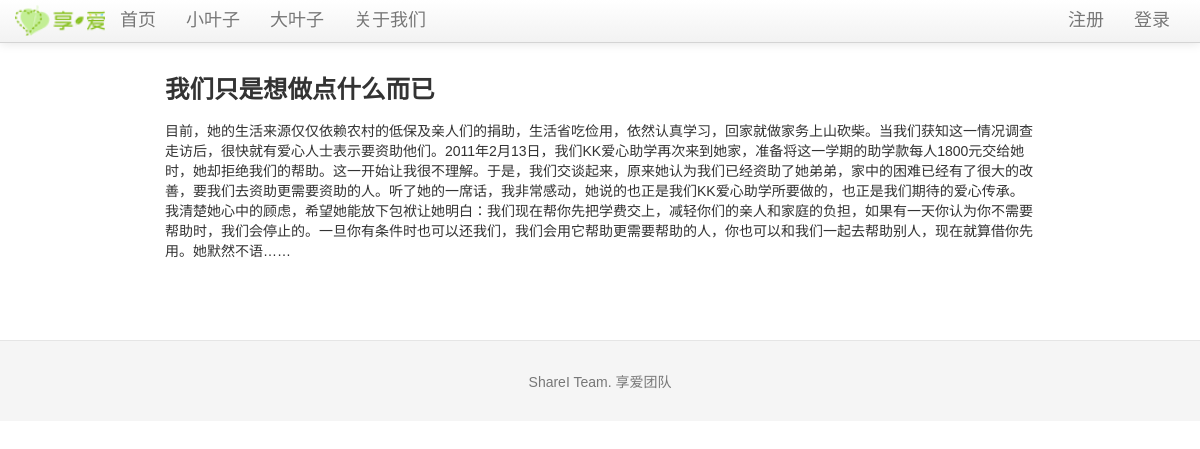
The page /blog/7 on the database its author committed.
### tables this page shows
CREATE TABLE blog (
	blog_id integer primary key autoincrement,
	bleaf_id integer not null,
	lleaf_id integer not null,
	title text not null,
	blogtext text not null,
	createtime TIMESTAMP default (datetime('now', 'localtime'))
);

### sharei.py (the view)
@app.route('/blog/<blog_id>')
def show_blog(blog_id):
    blog = query_db('select * from blog where blog.blog_id = ?', [blog_id], one=True)
    if blog is None:
        error = '不存在此日志'
        return render_template('littleleaf.html', error=error)
    return render_template('blog.html', blog=blog)

### sharei.py (called while the page is built)
def get_db():
    top = _app_ctx_stack.top
    if not hasattr(top, 'sqlite_db'):
        top.sqlite_db = sqlite3.connect(app.config['DATABASE'])
        top.sqlite_db.row_factory = sqlite3.Row
    return top.sqlite_db

@app.teardown_appcontext
def close_database(exception):
    top = _app_ctx_stack.top
    if hasattr(top, 'sqlite_db'):
        top.sqlite_db.close()

def query_db(query, args=(), one=False):
    cur = get_db().execute(query, args)
    rv = cur.fetchall()
    return (rv[0] if rv else None) if one else rv

@app.before_request
def before_request():
    g.bleaf = None
    if 'bleaf_id' in session:
        g.bleaf = query_db('select * from bleaf where bleaf_id = ?', [session['bleaf_id']], one=True)

### templates/blog.html (shortened to what this page needs)
{% extends "layout.html" %}
{% block body %}
      <h3>{{ blog.title }}</h3>
      <p>{{ blog.blogtext|safe}}</p>
{% endblock %}

### static/css/docs.css (style rules this page uses)
body { position: relative; padding-top: 40px; }

### templates/layout.html (style rules this page uses)
body { padding-top: 60px; font: 14px "微软雅黑", Verdana, Arial, Sans-serif; }

### rows shown on the page
blog: title "我们只是想做点什么而已", blogtext "目前，她的生活来源仅仅依赖农村的低保及亲人们的捐助，生活省吃俭用，依然认真学习，回家就做家务上山砍柴。当我们获知这一情况调查走访后，很快就有爱心人士表示要资助他们。2011年2月13日，我们KK爱心助学再次来到她家，准备将这一学期的助学款每人1800元交给她时，她却拒绝我们的帮助。这一开始让我很不理解。于是，我们交谈起来，原来她认为我们已经资助了她弟弟，家中的困难已经有了很大的改善，要我们去资助更需要资助的人。听了她的一席话，我非常感动，她说的也正是我们KK爱心助学所要做的，也正是我们期待的爱心传承。我清楚她心中的顾虑，希望她能放下包袱让她明白：我们现在帮你先把学费交上，减轻你们的亲人和家庭的负担，如果有一天你认为你不需要帮助时，我们会停止的。一旦你有条件时也可以还我们，我们会用它帮助更需要帮助的人，你也可以和我们一起去帮助别人，现在就算借你先用。她默然不语……"
